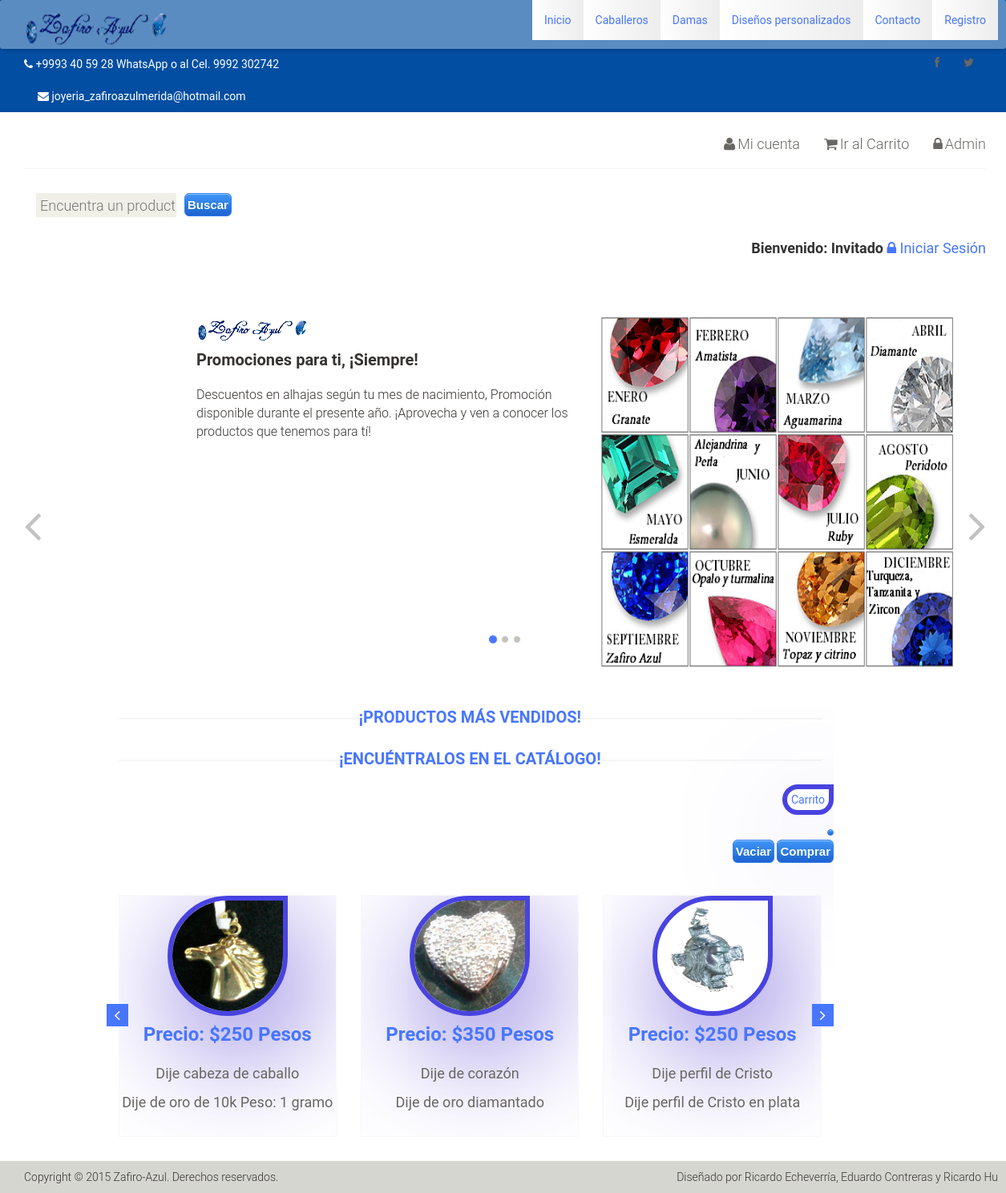
The page / on the database its author committed.
### tables this page shows
CREATE TABLE IF NOT EXISTS `categorias` (
`cat_id` int(100) NOT NULL,
  `cat_title` text NOT NULL
);

CREATE TABLE IF NOT EXISTS `promo` (
`product_id` int(100) NOT NULL,
  `product_title` text NOT NULL,
  `product_image` text NOT NULL,
  `product_desc` text NOT NULL
);

CREATE TABLE IF NOT EXISTS `products` (
`product_id` int(100) NOT NULL,
  `product_cat` int(100) NOT NULL,
  `tipo_producto` int(100) NOT NULL,
  `product_title` text NOT NULL,
  `product_price` int(100) NOT NULL,
  `product_desc` text NOT NULL,
  `product_image` text NOT NULL,
  `existencias` int(255) DEFAULT NULL,
  `product_keywords` text NOT NULL
);

### index.php (the view, shortened to what this page needs)
<?php
include("funciones/funciones.php");
?>
<!DOCTYPE html>
<html>
<?php
include "cabecera_formato.inc"
?>
	<br><br>
	<section id="slider">
		<div class="container">
			<div class="row">
				<div class="col-sm-12">
					<div id="slider-carousel" class="carousel slide" data-ride="carousel">
						<div class="carousel-inner" >
						<div class="item active">
								<?php
										$conexion = mysqli_connect("localhost","tienda","online","joyeria");
										mysqli_set_charset($conexion, "utf8");
										$peticion = "SELECT * FROM promo WHERE product_id = 1 LIMIT 1";
										$resultado = mysqli_query($conexion, $peticion);
										while($fila = mysqli_fetch_array($resultado)) {
											echo '<div class="item ">';
											echo '<div class="col-sm-6">';
											echo '<img src="images/home/logo.png" />';
											echo "<br>";
											echo "<h2 style='font-size:20px;'>".$fila['product_title']."</h2>";
											echo "<p>".$fila['product_desc']."</p>";
											echo "</div>";
											echo '<div class="col-sm-6">';
											echo '<img src="panel_administrador/promos/'.$fila['product_image'].'" height="450" width="450" />';
											echo "</div>";
											echo "</div>";
											}
								?>
						</div>
						</div>
						<ol class="carousel-indicators">
							<li data-target="#slider-carousel" data-slide-to="0" class="active"></li>
							<li data-target="#slider-carousel" data-slide-to="1" ></li>
							<li data-target="#slider-carousel" data-slide-to="2" ></li>
						</ol>
						<a href="#slider-carousel" class="left control-carousel hidden-xs" data-slide="prev">
							<i class="fa fa-angle-left"></i>
						</a>
						<a href="#slider-carousel" class="right control-carousel hidden-xs" data-slide="next">
							<i class="fa fa-angle-right"></i>
						</a>
					</div>
				</div>
			</div>
		</div>
	</section>
	<section>
		<div class="container">
			<div class="row">
	<div class="col-sm-9 col-sm-offset-1 padding-right">
			<div class="recommended_items">
					<h2 class="title text-center">¡Productos más vendidos!</h2>
					<h2 class="title text-center">¡Encuéntralos en el catálogo!</h2>
							<div align='right' >
									<a class='circulo' style='padding:5px;'>Carrito</a><br><br>
									<div  id="carrito" class='myButton' align='center' >
									</div>
									<br>
									<a href='php/destruir.php'><button class="myButton">Vaciar</button></a>
									<a href='checkout.php'><button class="myButton">Comprar</button></a>
							</div>
							<br><br>
							<div id="recommended-item-carousel" class="carousel slide" data-ride="carousel">
								<div class="carousel-inner">
										<div class="item active">
											<?php
													$conexion = mysqli_connect("localhost","tienda","online","joyeria");
													mysqli_set_charset($conexion, "utf8");
													$peticion = "SELECT idproducto,products.product_image,products.product_id,products.product_desc,products.product_title,products.product_price,COUNT(idproducto) FROM `lineaspedido` LEFT JOIN products
													ON lineaspedido.idproducto = products.product_id GROUP BY idproducto ORDER BY COUNT(idproducto) DESC LIMIT 3";
													$resultado = mysqli_query($conexion, $peticion);
													while ($fila = mysqli_fetch_array($resultado)) {
													echo "<div class='col-sm-4' >";
													echo "<div class='product-image-wrapper'>";
													echo "<div class='single-products'>";
													echo "<div class='productinfo text-center'><img src='panel_administrador/product_images/".$fila['product_image']."' width=100px height=150px class='circulo' >";
													echo "<h2>Precio: $".$fila['product_price']." Pesos</h2>";
													echo "<a href='catalogo.php?id=".$fila['product_id']."'><p>".$fila['product_title']."</p></a>";
													echo "<p>".$fila['product_desc']."</p>";
													echo "<br>";
													echo "</div>";
													echo "<div class='product-overlay'>";
													echo "<div class='overlay-content' >";
													echo "<br>"."<br>";
													echo "<button value='".$fila['product_id']."' class='botoncompra' ><li class='btn btn-default add-to-cart'>Comprar ahora</li></button>";
													echo "</div>";
													echo "</div>";
													echo "</div>";
													echo "</div>";
													echo "</div>";
																			  }
											 ?>
										</div>
								</div>
										 <a class="left recommended-item-control" href="#recommended-item-carousel" data-slide="prev">
											<i class="fa fa-angle-left"></i>
										 </a>
										 <a class="right recommended-item-control" href="#recommended-item-carousel" data-slide="next">
											<i class="fa fa-angle-right"></i>
										 </a>
							</div>
			</div>
	</div>
	</section>
	<footer id="footer">
		<div class="footer-bottom">
			<div class="container">
				<div class="row">
					<p class="pull-left">Copyright © 2015 Zafiro-Azul. Derechos reservados.</p>
					<p class="pull-right">Diseñado por <span>Ricardo Echeverría, Eduardo Contreras y Ricardo Hu</span></p>
				</div>
			</div>
		</div>
	</footer>
</body>
</html>

### cabecera_formato.inc (shortened to what this page needs)
<!DOCTYPE>
<html lang="en">
<head>
    <link href="css/bootstrap.min.css" rel="stylesheet">
    <link href="css/font-awesome.min.css" rel="stylesheet">
    <link href="css/prettyPhoto.css" rel="stylesheet">
    <link href="css/price-range.css" rel="stylesheet">
    <link href="css/animate.css" rel="stylesheet">
	<link href="css/main.css" rel="stylesheet">
	<link href="css/responsive.css" rel="stylesheet">
	<link rel="stylesheet" href="css/style.css" />
</head>
<body>
	<header id="header">
		<div class="navbar  navbar-fixed-top" id="navegador" role="navigation">
      <div class="container">
        <div class="collapse navbar-collapse">
        		<ul class="nav navbar-nav navbar-left" >
        			<a href="index.php"><img src="images/home/logo.png" width="180px" height="60px" alt="" /></a>
        		</ul>
          <ul class="nav navbar-nav navbar-right" >
					<li id="navegador1" ><a href="index.php">Inicio</a></li>
					<li id="navegador1"><?php getCats();?></li>
		         <li id="navegador1"><a href="contacto.php">Contacto</a></li>
		         <li id="navegador1"><a href="registro.php">Registro</a></li>
		    </ul>
        </div>
      </div>
	</div>
		<div class="header_top">
			<div class="container">
				<div class="row"><br><br><br>
					<div class="col-sm-6">
						<div class="contactinfo">
							<ul class="nav nav-pills">
								<li><a href="#"><i class="fa fa-phone"></i> +9993 40 59 28 WhatsApp o al Cel. 9992 302742</a></li>
								<li><a href="#"><i class="fa fa-envelope"></i> joyeria_zafiroazulmerida@hotmail.com</a></li>
							</ul>
						</div>
					</div>
					<div class="col-sm-6">
						<div class="social-icons pull-right">
							<ul class="nav navbar-nav">
								<li><a href="https://www.facebook.com/ZefiroMerida"><i class="fa fa-facebook"></i></a></li>
								<li><a href="https://twitter.com/ZafiroMerida"><i class="fa fa-twitter"></i></a></li>
							</ul>
						</div>
					</div>
				</div>
			</div>
		</div>
		<div class="header-middle">
			<div class="container">
				<div class="row">
					<div class="col-sm-4">
					</div>
					<div class="col-sm-8">
						<div class="shop-menu pull-right">
							<ul class="nav navbar-nav">
								<li><a href="my_account.php"><i class="fa fa-user"></i>Mi cuenta</a></li>
								<li><a href="cart.php"><i class="fa fa-shopping-cart"></i>Ir al Carrito</a></li>
								<li><a href="./panel_administrador/index.php"><i class="fa fa-lock"></i>Admin</a></li>
							</ul>
						</div>
					</div>
				</div>
			</div>
		</div>
		<div class="header-bottom">
			<div class="container">
					<div class="col-sm-3">
						<div class="search_box pull-left">
							<form method="get" action="resultados.php" enctype="multipart/form-data">
		                        <input type="text" name="user_query" placeholder="Encuentra un producto"/ >
		            </div>
		                        <input type="submit" class="myButton" name="search" value="Buscar" />
               </div>
               <br>	 <br>	 <br>
							<div id="shopping_cart">
									<span style="float:right;  font-size:18px; padding-left: 200px; line-height:15px;">
									<?php
									if(isset($_SESSION['customer_email'])){
									echo "<b>Bienvenido: </b><b style='font-size:18px; color:red;''>" . $_SESSION['customer_email']. "</b>" ;
									}
									else {
									echo "<b>Bienvenido: Invitado</b>";
									}
									?>
									<?php
									if(!isset($_SESSION['customer_email'])){
									echo "<a href='customer_login.php'>"."<i class='fa fa-lock'>"."</i> Iniciar Sesión</a>";
									}
									else {
									echo "<a href='logout.php' style='color:#398EF1;'><i class='fa fa-sign-out'></i>
Salir</a>";
									}
									?>
									</span>
							</div>
						</div>
					</div>
	</header>

### funciones/funciones.php (shortened to what this page needs)
<?php
$con = mysqli_connect("localhost","tienda","online","joyeria");
mysqli_set_charset($con, "utf8");
function getCats(){
	global $con;
	$get_cats = "select * from categorias";
	$run_cats = mysqli_query($con, $get_cats);
	while ($row_cats=mysqli_fetch_array($run_cats)){
		$cat_id = $row_cats['cat_id'];
		$cat_title = $row_cats['cat_title'];
	echo "<li id='navegador1'><a href='catalogo.php?cat=$cat_id'>$cat_title</a></li>";
	}
}
?>

### css/main.css (style rules this page uses)
ul li { list-style: none; }
a { -webkit-transition: 300ms; -moz-transition: 300ms; -o-transition: 300ms; transition: 300ms; }
h1, h2, h3, h4, h5, h6 { font-family: 'Roboto', sans-serif; }
.header_top { background: none repeat scroll 0 0 #024EA2; }
.contactinfo ul li:first-child { margin-left: -15px; }
.contactinfo ul li a { font-size: 14px; color: #FFFFFF; font-family: 'Roboto', sans-serif; }
.social-icons ul li a { border: 0 none; border-radius: 0; color: #696763; padding:0px; }
.social-icons ul li { display:inline-block; }
.social-icons ul li a i { padding: 11px 15px; transition: all 0.9s ease 0s; -moz-transition: all 0.9s ease 0s; -webkit-transition: all 0.9s ease 0s; -o-transition: all 0.9s ease 0s; }
.header-middle .container .row { border-bottom: 1px solid #f5f5f5; margin-left: 0; margin-right: 0; padding-bottom: 20px; padding-top: 20px; }
.header-middle .container .row .col-sm-4 { padding-left: 0; }
.header-middle .container .row .col-sm-8 { padding-right:0; }
.shop-menu ul li { display:inline-block; padding-left: 15px; padding-right: 15px; }
.shop-menu ul li:last-child { padding-right: 0; }
.shop-menu ul li a { background: #FFFFFF; color: #696763; font-family: 'Roboto', sans-serif; font-size: 18px; font-weight: 300; padding:0; padding-right: 0; margin-top: 10px; }
.shop-menu ul li a i { margin-right:3px; }
.header-bottom { padding-bottom: 30px; padding-top: 30px; }
.navbar-collapse.collapse { padding-left: 0; }
.search_box input { background: #F0F0E9; border: medium none; color: #B2B2B2; font-family: 'roboto'; font-size: 18px; font-weight: 300; height: 30px; width: 175px; outline: medium none; padding-left:5px; margin-right: 10px; background-image: url(../images/home/searchicon.png); background-repeat: no-repeat; background-position: 130px; }
#footer { background: #F0F0E9; }
.footer-bottom { background: #D6D6D0; padding-top: 10px; }
.footer-bottom p { color: #363432; font-family: 'Roboto', sans-serif; font-weight: 300; margin-left: 15px; }
#slider { padding-bottom: 45px; }
.carousel-indicators li { background: #C4C4BE; }
.carousel-indicators li.active { background: #4876FF; }
.item { padding-left: 100px; }
.item h2 { color: #363432; font-family: 'Roboto', sans-serif; font-size: 28px; font-weight: 700; margin-bottom: 22px; margin-top: 10px; }
.item p { color:#363432; font-size:16px; font-weight:300; font-family: 'Roboto', sans-serif; }
.control-carousel { position: absolute; top: 50%; font-size: 60px; color: #C2C2C1; }
.right { right: 0; }
.left-sidebar h2:after, h2.title:after { content: " "; position: absolute; border: 1px solid #f5f5f5; bottom:8px; left: 0; width: 100%; height: 0; z-index: -2; }
h2.title:before { content: " "; position: absolute; background: #fff; bottom: -6px; width: 220px; height: 30px; z-index: -1; left: 50%; margin-left: -110px; }
.padding-right { padding-right: 0; }
h2.title { color: #4876FF; font-family: 'Roboto', sans-serif; font-size: 20px; font-weight: 700; margin: 0 15px; text-transform: uppercase; margin-bottom: 30px; position: relative; }
.product-image-wrapper { border:1px solid #F7F7F5; overflow: hidden; margin-bottom:30px; }
.single-products { position: relative; }
.productinfo h2 { color: #4876FF; font-family: 'Roboto', sans-serif; font-size: 24px; font-weight: 700; }
.productinfo p { font-family: 'Roboto', sans-serif; font-size: 18px; font-weight: 400; color: #696763; }
.productinfo img { width: 150px; }
.productinfo { position:relative; }
.product-overlay { background:#4876FF; top: 0; display: none; height: 0; position: absolute; transition: height 500ms ease 0s; width: 100%; display: block; opacity:; }
.product-overlay .overlay-content { bottom: 0; position: absolute; bottom: 0; text-align: center; width: 100%; }
.recommended_items { overflow: hidden; }
#recommended-item-carousel .carousel-inner .item { padding-left: 0; }
.recommended-item-control { position: absolute; top: 41%; }
.recommended-item-control i { background: none repeat scroll 0 0 #4876FF; color: #FFFFFF; font-size: 20px; padding: 4px 10px; }

### rows shown on the page
categorias: cat_title "Caballeros"
categorias: cat_title "Damas"
categorias: cat_title "Diseños personalizados"
promo: product_title "Promociones para ti, ¡Siempre!", product_desc "Descuentos en alhajas según tu mes de nacimiento, Promoción disponible durante el presente año. ¡Aprovecha y ven a conocer los productos que tenemos para tí!", product_image (picture)
products: product_image (picture), product_price "250", product_title "Dije cabeza de caballo", product_desc "Dije de oro de 10k Peso: 1 gramo", $fila['product_id'] 19 (drawn)
products: product_image (picture), product_price "350", product_title "Dije de corazón", product_desc "Dije de oro diamantado", $fila['product_id'] 20 (drawn)
products: product_image (picture), product_price "250", product_title "Dije perfil de Cristo", product_desc "Dije perfil de Cristo en plata", $fila['product_id'] 30 (drawn)
